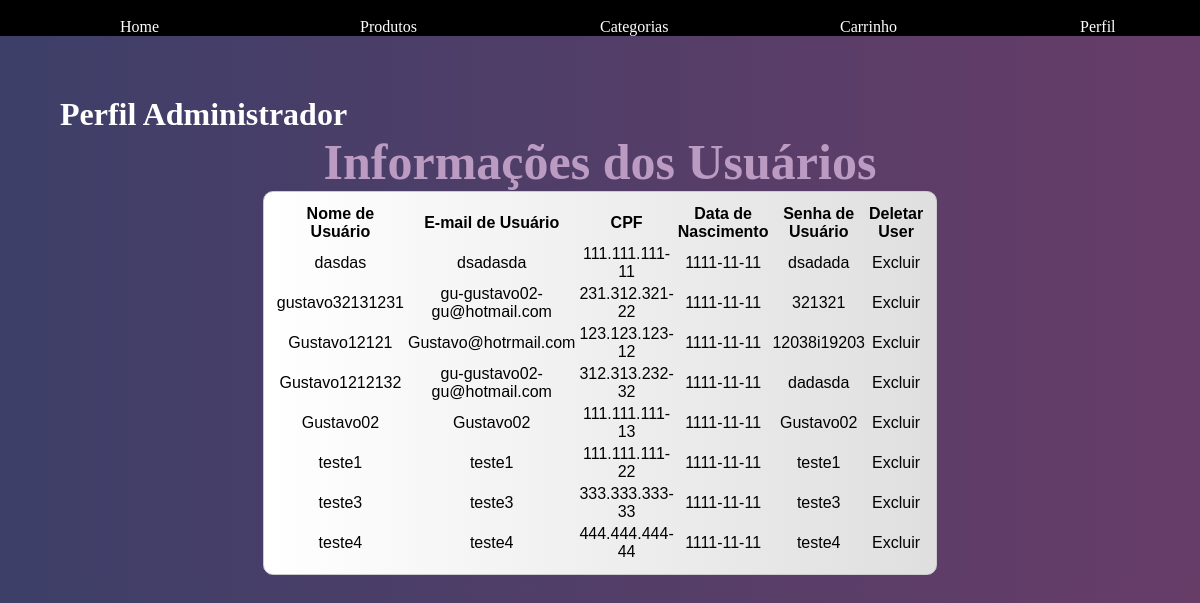
The app's page /php/index/admin_page.php with its own data.
### tables this page shows
CREATE TABLE `trabalhofinal` (
  `id` int(11) NOT NULL,
  `nome` varchar(50) NOT NULL,
  `senha` varchar(50) NOT NULL,
  `email` varchar(50) NOT NULL,
  `dataNascimento` date NOT NULL,
  `cpf` varchar(45) NOT NULL,
  `administrador` int(11) DEFAULT 0
);

### php/index/admin_page.php (the view, shortened to what this page needs)
<!DOCTYPE html>
<html lang="pt-BR">
<head>
    <link rel="stylesheet" href="../../css/estiloperfil.css">
</head>
<body>
    <div class="BarraDeNavegação">
        <div class="OpçõesBarra"><a href="index_perfil.php?email=<?php echo urlencode($successor); ?>">Home</a></div>
        <div class="OpçõesBarra"><a href="#">Produtos</a></div>
        <div class="OpçõesBarra"><a href="#">Categorias</a></div>
        <div class="OpçõesBarra"><a href="#">Carrinho</a></div>
        <div class="OpçõesBarra"><a href="perfil_usuario.php?email=<?php echo urlencode($successor); ?>">Perfil</a></div>
    </div>
    <div class="PrimeiraParte">
        <h1 class="animação">Perfil Administrador</h1>
        <div class="animação2">
            <table class="informacao">
                <caption><h5>Informações dos Usuários</h5></caption>
                <tr>
                    <th>Nome de Usuário</th>
                    <th>E-mail de Usuário</th>
                    <th>CPF</th>
                    <th>Data de Nascimento</th>
                    <th>Senha de Usuário</th>
                    <th>Deletar User</th>
                </tr>
                <?php
                $dbConnection = DatabaseConnection::getInstance()->getConnection();
                $query = "SELECT id, nome, email, cpf, dataNascimento, senha FROM projeto_final.trabalhofinal";
                $resultado = $dbConnection->query($query);
                if ($resultado->num_rows > 0) {
                    while ($row = $resultado->fetch_assoc()) {
                        echo "<tr>";
                        echo "<td>" . $row["nome"] . "</td>";
                        echo "<td>" . $row["email"] . "</td>";
                        echo "<td>" . $row["cpf"] . "</td>";
                        echo "<td>" . $row["dataNascimento"] . "</td>";
                        echo "<td>" . $row["senha"] . "</td>";
                        echo "<td><a href='../requisicoes/realizarExclusao.php?id=" . $row["id"] . "'>Excluir</a></td>";
                        echo "</tr>";
                    }
                } else {
                    echo "<tr><td colspan='6'>Nenhum usuário encontrado</td></tr>";
                }
                ?>
            </table>
        </div>
    </div>
</body>
</html>

### css/estiloperfil.css (style rules this page uses)
a { color: inherit; text-decoration:none }
h1 { font-family: Fantasy; color: rgb(255, 255, 255); transition: background 1s; padding-top: 5%; padding-left: 5%; }
h5 { font-family: Fantasy; color: rgb(187, 155, 194); transition: background 1s; font-size: 50px; }
.animação { animation-name: surgir; position: relative; animation-duration: 1.5s; }
.PrimeiraParte { margin-bottom: 1%; background-position: center; background-repeat: no-repeat; background-size: cover; }
.animação2 { animation-name: surgir; position: relative; animation-duration: 2s; }
.BarraDeNavegação { font-family: Fantasy; display:flex; padding-top: 1.5%; background-color: #000000; width: 100%; height: 200%; transition: background 1s; flex-direction: row; justify-content: space-between; color: rgb(255, 255, 255); }
.OpçõesBarra { width: 100%; padding-left: 10%; color: rgb(255, 255, 255); }
* { margin: 0; box-sizing: border-box; }
html { font-family: Arial, Helvetica, sans-serif; }
body { background: linear-gradient(to right, #3d3f68, #673d68); font-family: Arial, Helvetica, sans-serif; margin: 0; }
.informacao { max-width: 600px; margin: 0 auto; padding: 20px; border: 1px solid #ccc; border-radius: 10px; text-align: center; background-image: linear-gradient(to right,#ffffff,#dfdfdf); padding: 10px; }

### records on screen
trabalhofinal: nome "dasdas", email "dsadasda", cpf "111.111.111-11", dataNascimento "1111-11-11", senha "dsadada"
trabalhofinal: nome "gustavo32131231", email "gu-gustavo02-gu@hotmail.com", cpf "231.312.321-22", dataNascimento "1111-11-11", senha "321321"
trabalhofinal: nome "Gustavo12121", email "Gustavo@hotrmail.com", cpf "123.123.123-12", dataNascimento "1111-11-11", senha "12038i19203"
trabalhofinal: nome "Gustavo1212132", email "gu-gustavo02-gu@hotmail.com", cpf "312.313.232-32", dataNascimento "1111-11-11", senha "dadasda"
trabalhofinal: nome "Gustavo02", email "Gustavo02", cpf "111.111.111-13", dataNascimento "1111-11-11", senha "Gustavo02"
trabalhofinal: nome "teste1", email "teste1", cpf "111.111.111-22", dataNascimento "1111-11-11", senha "teste1"
trabalhofinal: nome "teste3", email "teste3", cpf "333.333.333-33", dataNascimento "1111-11-11", senha "teste3"
trabalhofinal: nome "teste4", email "teste4", cpf "444.444.444-44", dataNascimento "1111-11-11", senha "teste4"
